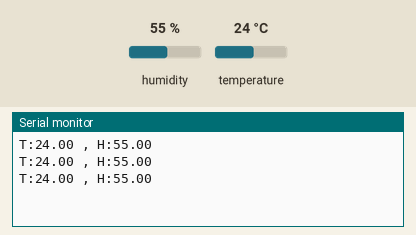
The sketch below on a simulated Arduino Uno, built with avr-gcc and run on an emulated ATmega328P. Parts: the last lines printed to the serial monitor. The inputs (shaded band) are chosen by the test bench; at power-on: humidity 55 %, temperature 24 °C.

Above: at 3.8 s.
3.9 s: humidity set to 22 %
At 7.0 s:
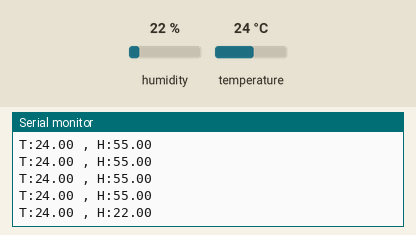
7.8 s: temperature set to 12 °C
At 10.2 s:
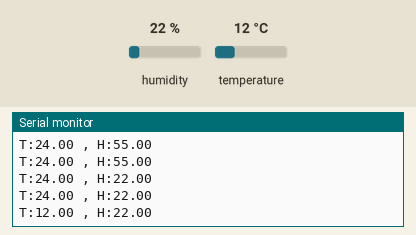
11.7 s: humidity set to 40 %
At 13.3 s:
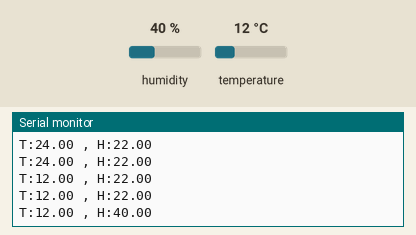
Timing chart, 0 to 14.8 s (numbered marks = the images above; inputs shaded):
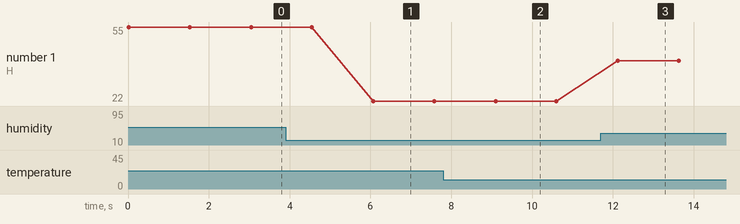

The sketch:

temp_hum_serial_moni.ino
```cpp
/*
DHT11 temperature/humidity
DHt11 read temp/humi then print it on the serail monitor
*/
//defining library use & DHT use
#include "DHT.h"
#define DHTPin 7
#define DHTTYPE DHT11
//variables define
float humi = 0.0;
float temp = 0.0;
DHT dht(DHTPin,DHTTYPE);

void setup() {
dht.begin();
Serial.begin(9600);
}
void loop() {
//read & print temp/humi to serail monitor every 1.5sec
humi = dht.readHumidity();
temp = dht.readTemperature();
Serial.print("T:");
Serial.print(temp);
Serial.print(" , H:");
Serial.println(humi);
delay(1500);
}
```

Measured:
- after the input at 3.9 s, the serial monitor: prints a new line after 2.2 s (image 1)
- after the input at 7.8 s, the serial monitor: prints a new line after 1.3 s (image 2)
- after the input at 11.7 s, the serial monitor: prints a new line after 0.42 s (image 3)
- plotted number 1: 55 → 22 after the input at 3.9 s, 22 → 40 after the input at 11.7 s
